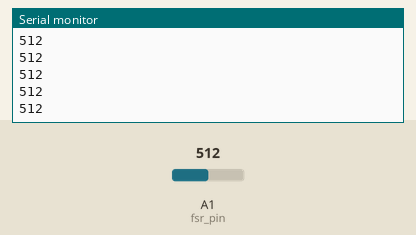
The sketch below on a simulated Arduino Uno, built with avr-gcc and run on an emulated ATmega328P. Shown: the last lines printed to the serial monitor. The test bench sets the inputs (shaded band); at power-on: A1 (fsr_pin) = 512.

Above: at 1.2 s.
1.3 s: A1 (fsr_pin) set to 716
At 2.4 s:
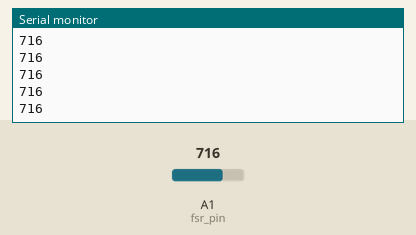
2.8 s: A1 (fsr_pin) set to 900
At 3.5 s:
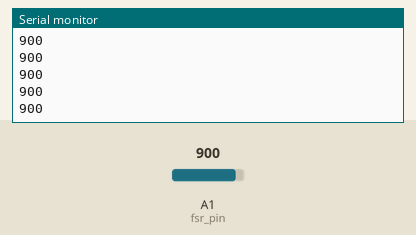
Timing chart, 0 to 5.8 s (numbered marks = the images above; inputs shaded):
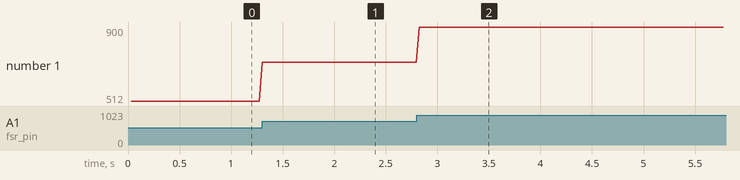

Measured:
- after the input at 1.3 s, the serial monitor: prints a new line at once (image 1)
- after the input at 2.8 s, the serial monitor: prints a new line at once (image 2)
- plotted number 1: 512 → 716 after the input at 1.3 s, 716 → 900 after the input at 2.8 s

The sketch:

FSR-basic.ino
```cpp
/*
  Code for reading the input from a Force Sensitive Resistor

 Programmed by Nathan Villicana-Shaw in the Fall of 2017 for
 the California College of the Arts Interaction Design department.

 PLEASE NOTE:
 The FSR needs to have a pull-up or pull-down resistor which is connected to the same node
 as the Arduinos fsr_pin. 10k is an appropiate value.

 */

const int fsr_pin = A1;

// to keep track of time
const unsigned long polling_delay = 30; // the number of ms between readings
unsigned long last_poll = 0; // the last time the soft pot was read

int fsr_reading = 0;


void setup() {
  pinMode(fsr_pin, INPUT);
  Serial.begin(57600);
}


void loop() {
  unsigned long now = millis();
  if (now > last_poll + polling_delay) {
    /* consider using a combination of constrain() followed by map()
     if the values are hard to manage */
    fsr_reading = analogRead(fsr_pin);
    Serial.println(fsr_reading);
    last_poll = now;
  }
}
```
